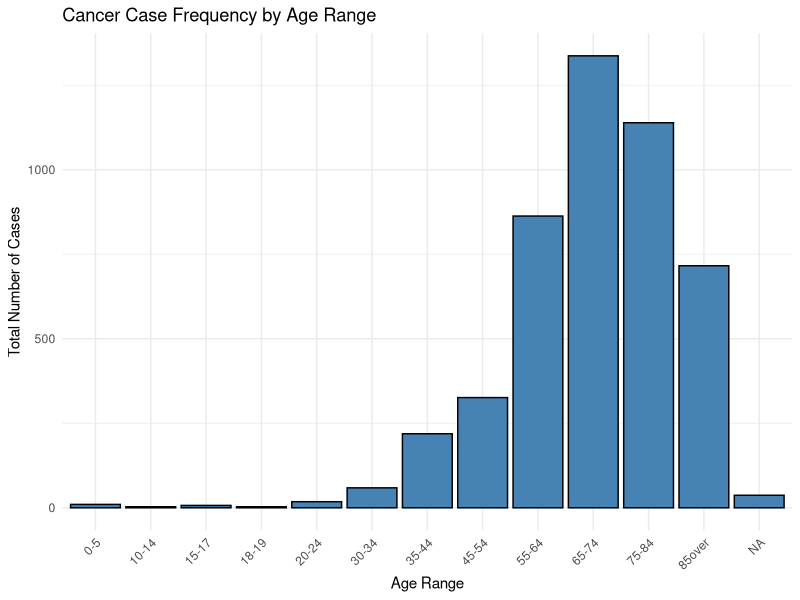

This chart was generated by the following R code:
## ---- chunk 1
#| message: False 
#| echo: false

#installing packages
install.packages("tidyverse") 
library(tidyverse) 
## ---- chunk 2
#| message: False 
#| echo: false

#reading data
cancerData <- read_csv("./data/ageCancer.csv")
## ---- chunk 3
#| label: raw_data_histogram
#| message: False 
#| fig-cap: "A histogram of the distribution of cancer deaths from 2014-2023 by age group in Multnomah County."
# define age ranges

age_levels <- c("0-5", "6-9", "10-14", "15-17", "18-19", 
                "20-24", "25-29", "30-34", "35-44", "45-54", 
                "55-64", "65-74", "75-84", "85over")

# change ageRanges to a factor, so that they appear in numerical order
cancerData$ageRanges <- factor(cancerData$ageRanges, levels = age_levels)

#histogram of raw cancer count by age
age_data <- cancerData %>% 
  group_by(ageRanges) %>% 
  summarise(total_cases = sum(n)) 

ggplot(age_data, aes(x = ageRanges, y = total_cases)) + 
  geom_bar(stat = "identity", fill = "steelblue", color = "black") + 
  labs(title = "Cancer Case Frequency by Age Range", x = "Age Range", y = "Total Number of Cases") +
  theme_minimal() +
  theme(axis.text.x = element_text(angle = 45, hjust = 1)) 
